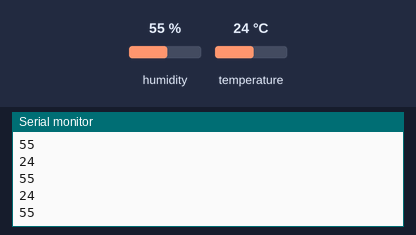
Bench run of a sketch on a simulated Arduino Mega 2560, built with avr-gcc and run on an emulated ATmega2560. Parts: the last lines printed to the serial monitor. The inputs (shaded band) are chosen by the test bench; at power-on: humidity 55 %, temperature 24 °C.

Above: at 1.3 s.
1.4 s: humidity set to 22 %
At 2.0 s:
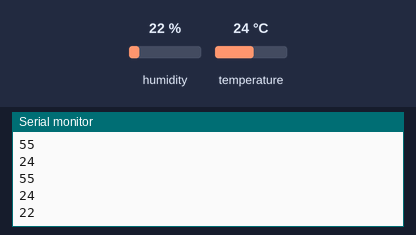
2.9 s: temperature set to 12 °C
At 3.6 s:
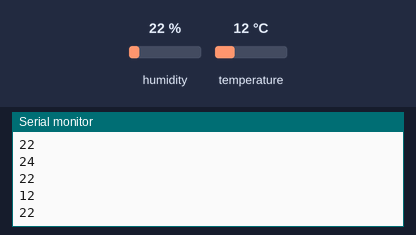
4.4 s: humidity set to 40 %
At 5.2 s:
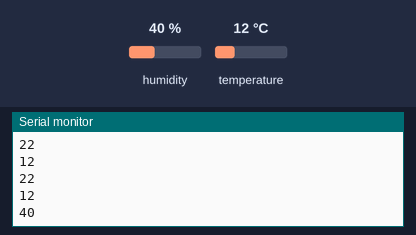
Timing chart, 0 to 7.4 s (numbered marks = the images above; inputs shaded):
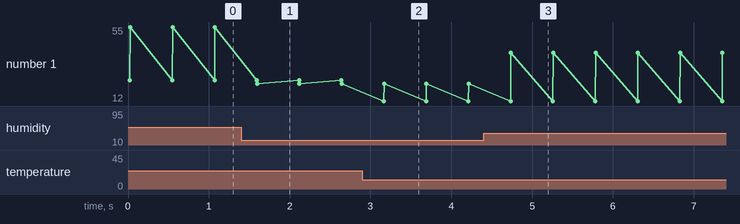

Measured:
- after the input at 1.4 s, the serial monitor: prints a new line after 0.20 s (image 1)
- after the input at 2.9 s, the serial monitor: prints a new line after 0.26 s (image 2)
- after the input at 4.4 s, the serial monitor: prints a new line after 0.34 s (image 3)
- plotted number 1: 55 → 22 after the input at 1.4 s, 22 → 40 after the input at 4.4 s

The sketch:

test-BMP11.ino
```cpp
#include "dht11.h"
#define DHT11PIN 30 //DIO 30
dht11 DHT11;

void setup() {
  Serial.begin(9600);
}

void loop() {

  int chk = DHT11.read(DHT11PIN);
  switch (chk)
  {
    case DHTLIB_OK:
      Serial.println(DHT11.temperature);
      Serial.println(DHT11.humidity);
    break;
    case DHTLIB_ERROR_CHECKSUM:
      Serial.println("Checksum error");
    break;
    case DHTLIB_ERROR_TIMEOUT:
      Serial.println("Time out error");
    break;
    default:
      Serial.println("Unknown error");
    break;
  }

  delay(500);
}
```
